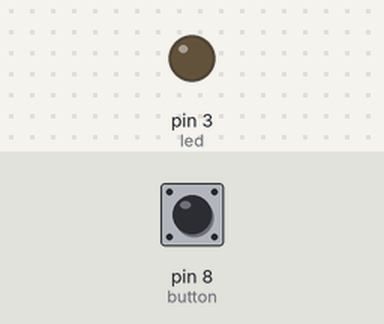
Simulated run of this sketch. Board: Arduino Uno, built with avr-gcc and run on an emulated ATmega328P. On the bench: output pins drawn as LEDs (lit = HIGH). Inputs (shaded band) come from the test bench; at power-on: pin 8 (button) HIGH.

Above: at 1.2 s.
1.3 s: pin 8 (button) pulled LOW for 0.15 s
At 1.47 s:
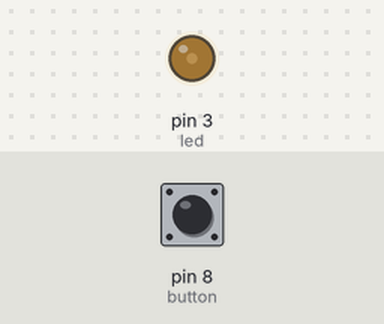
3.0 s: pin 8 (button) pulled LOW for 3.2 s
At 6.6 s:
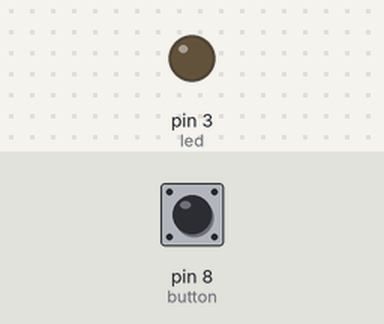
Timing chart, 0 to 8.1 s (numbered marks = the images above; inputs shaded):
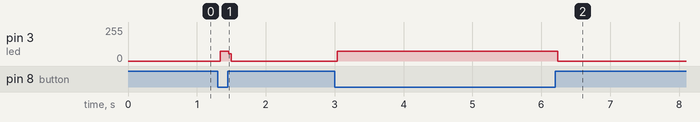

The sketch:

Push_My_Buttons.ino
```cpp
/* This is my Section 3 - Input/Output
 * Assignment 1 - Push My Buttons
 * Made by Anthony Tedja
 * Arduino Duemilanove or Diecimila, ATmega328 on Something that cant be COM1
 * Must light LED when button isn't pushed
 * V1
 */

byte led = 3; // Pin for LED
byte button = 8; // Pin for button
byte a; // Button

void setup()
{
pinMode(led,OUTPUT);
pinMode(button,INPUT);
}

void loop()
{
a = digitalRead(button);
if(a==LOW)
{
digitalWrite(led,HIGH);
}
digitalWrite(led,LOW);
}
```

Measured:
- after the input at 1.3 s, pin 3 (led): 0/255 → 73/255 at once, → 0/255 0.12 s later
- after the input at 3.0 s, pin 3 (led): 0/255 → 73/255 at once, → 0/255 3.2 s later
